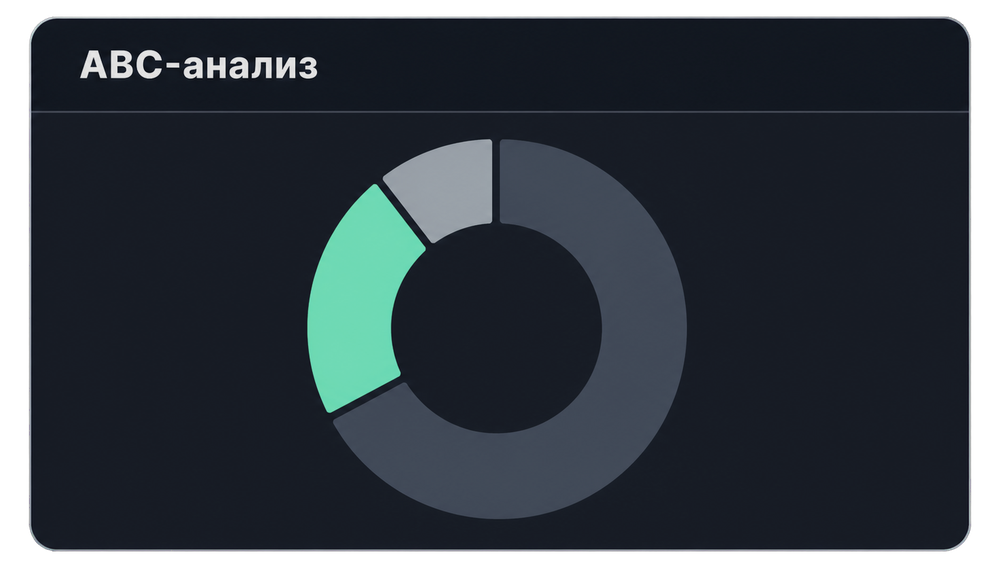
#> input picture archive/landing-v1/assets/hero-v3/cards/01-abc-анализ.png, 1000 x 568 px, shrunk from 1473 x 836 before the run; its folder holds only this picture in this run
$ python bake-card-css-filter.py
#> lines starting #> are read from the running program, lines starting #| are printed output that depends on the picture
#> in bake_png, img is the input picture: PIL image 1000x568 RGBA; mean R, G, B, A 30.9, 38.5, 45.5, 225.6
#!/usr/bin/env python3
"""Запекает CSS filter карточек hero в PNG (saturate → brightness → contrast)."""

from __future__ import annotations

import argparse
from pathlib import Path

import numpy as np
from PIL import Image

# Как в landing-hero-v3.1.css: filter: saturate(0.78) brightness(0.91) contrast(0.98);
SATURATE = 0.78
BRIGHTNESS = 0.91
CONTRAST = 0.98


def apply_css_like_filters(rgb: np.ndarray) -> np.ndarray:
  """Применяет saturate/brightness/contrast близко к CSS Filters (sRGB 0..1)."""
  # saturate: смесь с luma (Rec.709)
  luma = (
    0.2126 * rgb[..., 0] + 0.7152 * rgb[..., 1] + 0.0722 * rgb[..., 2]
  )[..., None]
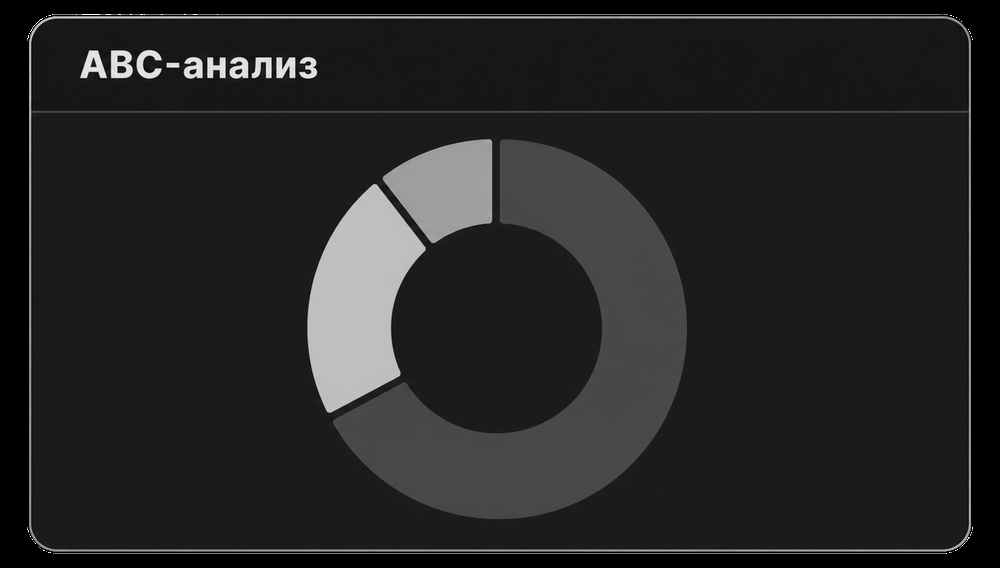
#> luma: shape (568, 1000, 1) float32; min 0, max 1, mean 0.147
  out = luma + (rgb - luma) * SATURATE
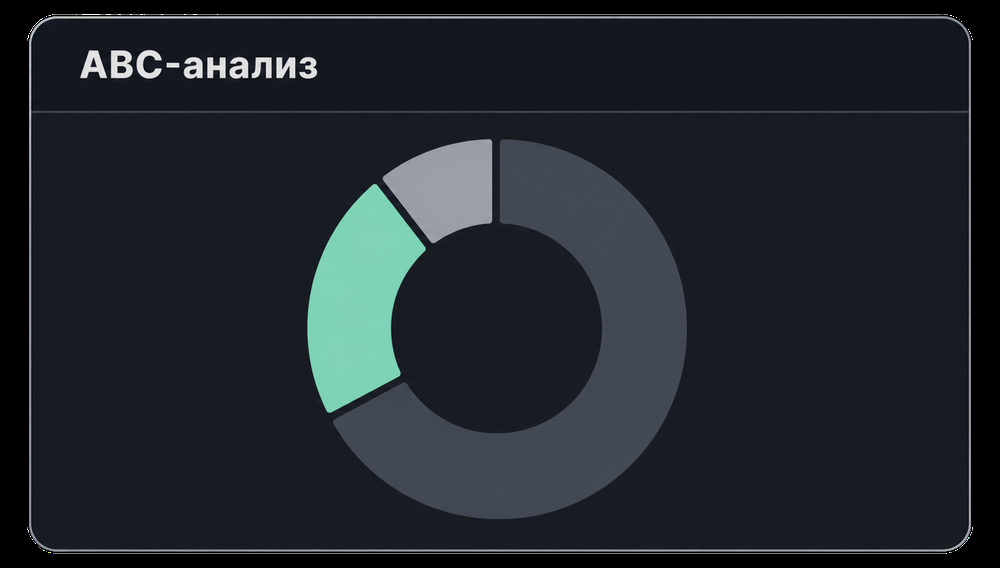
#> out: shape (568, 1000, 3) float32; mean of channels 0, 1, 2 0.127, 0.15, 0.172; drawn as R, G, B

  # brightness: линейный множитель
  out = out * BRIGHTNESS

  # contrast: вокруг 0.5
  out = (out - 0.5) * CONTRAST + 0.5

  return np.clip(out, 0.0, 1.0)


def bake_png(src: Path, dst: Path) -> None:
  """Читает PNG, запекает filter, сохраняет PNG с alpha."""
  img = Image.open(src).convert("RGBA")
  arr = np.asarray(img).astype(np.float32) / 255.0
  rgb = apply_css_like_filters(arr[..., :3])
  out = np.concatenate([rgb, arr[..., 3:4]], axis=-1)
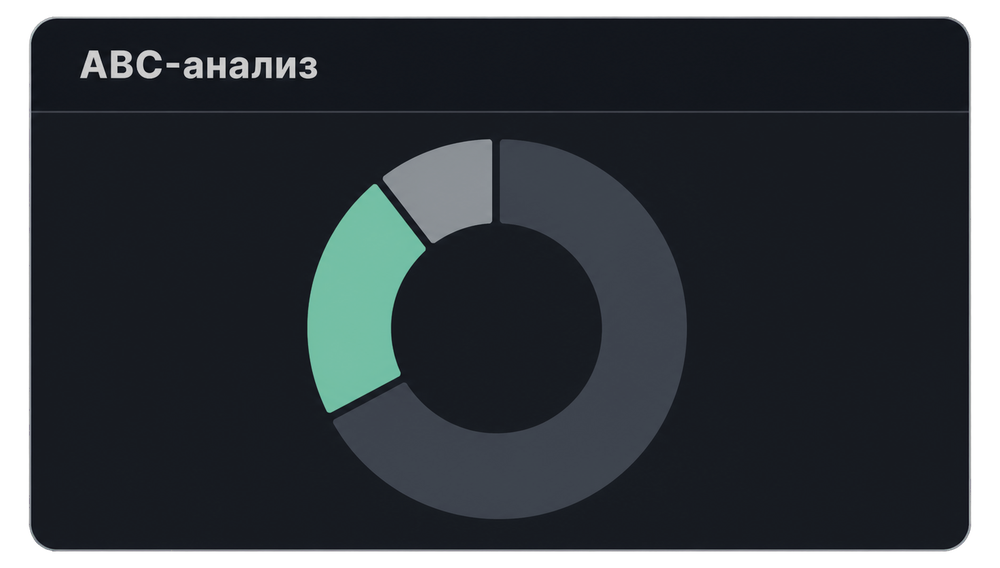
#> out: shape (568, 1000, 4) float32; mean R, G, B, A 0.123, 0.144, 0.163, 0.885; transparent parts drawn white
  baked = Image.fromarray(np.round(out * 255.0).astype(np.uint8), "RGBA")
  dst.parent.mkdir(parents=True, exist_ok=True)
  baked.save(dst, format="PNG", optimize=True)


def main() -> None:
  """Batch: src → dst для всех PNG."""
  parser = argparse.ArgumentParser(description=__doc__)
  parser.add_argument(
    "--src",
    type=Path,
    default=Path("public/assets/hero-v3/cards"),
  )
  parser.add_argument(
    "--dst",
    type=Path,
    # Вне public/: иначе vite/rsync тащат дубликаты на прод
    default=Path("design/orbit-cards/cards-muted"),
  )
  args = parser.parse_args()

  files = sorted(args.src.glob("*.png"))
  if not files:
    raise SystemExit(f"Нет PNG в {args.src}")

  for i, src in enumerate(files, 1):
    dst = args.dst / src.name
    bake_png(src, dst)
    print(f"[{i}/{len(files)}] {src.name}")

  print(f"Готово: {len(files)} → {args.dst}")


if __name__ == "__main__":
  main()

$ run again, on archive/landing-v1/assets/hero-v3/cards/05-отчёт-53.png
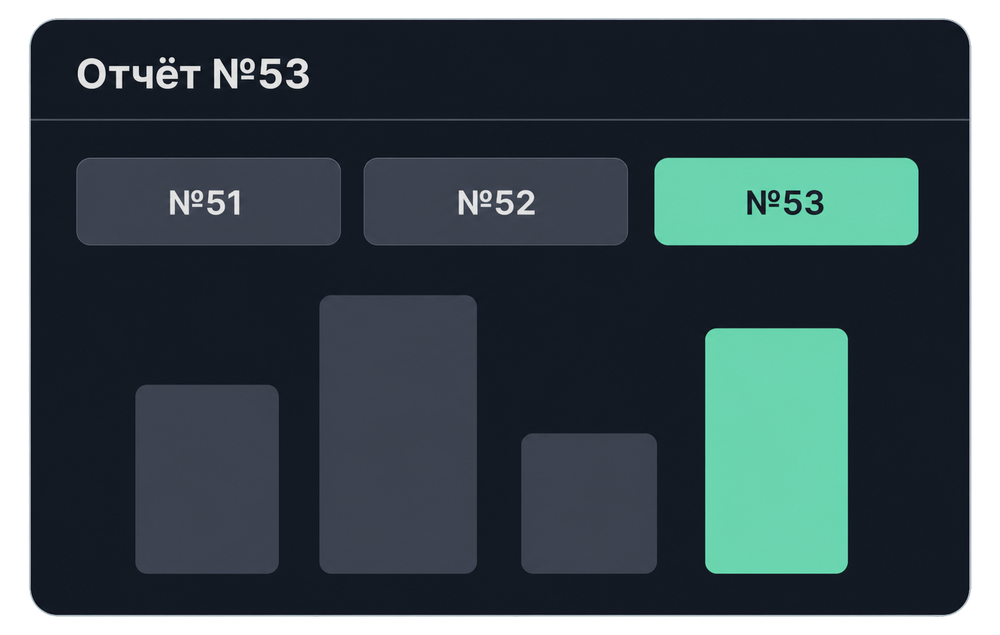
#> input picture archive/landing-v1/assets/hero-v3/cards/05-отчёт-53.png, 1000 x 635 px, shrunk from 1527 x 969 before the run
#> in bake_png, img is the input picture: PIL image 1000x635 RGBA; mean R, G, B, A 37.6, 52.6, 57.3, 226
#> in apply_css_like_filters, `luma = ( 0.2126 * rgb[..., 0] + 0.7152 * rgb[..., 1] + 0.0722 * rgb[....`:
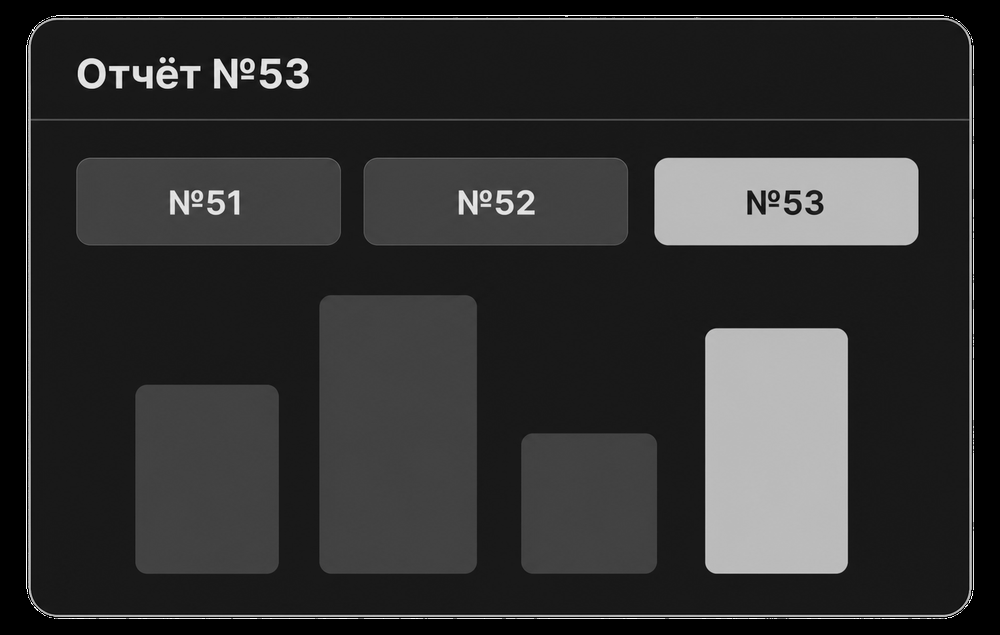
#> luma: shape (635, 1000, 1) float32; min 0, max 1, mean 0.195
#> in bake_png, `out = np.concatenate([rgb, arr[..., 3:4]], axis=-1)`:
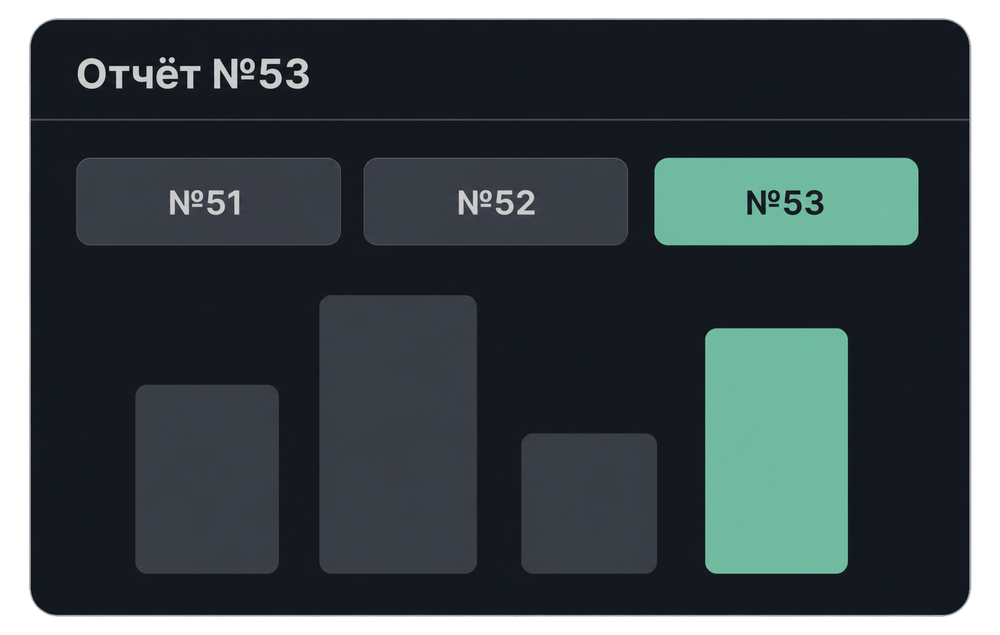
#> out: shape (635, 1000, 4) float32; mean R, G, B, A 0.151, 0.192, 0.205, 0.886; transparent parts drawn white

$ run again, on archive/landing-v1/assets/hero-v3/cards/06-финансы-xls.png
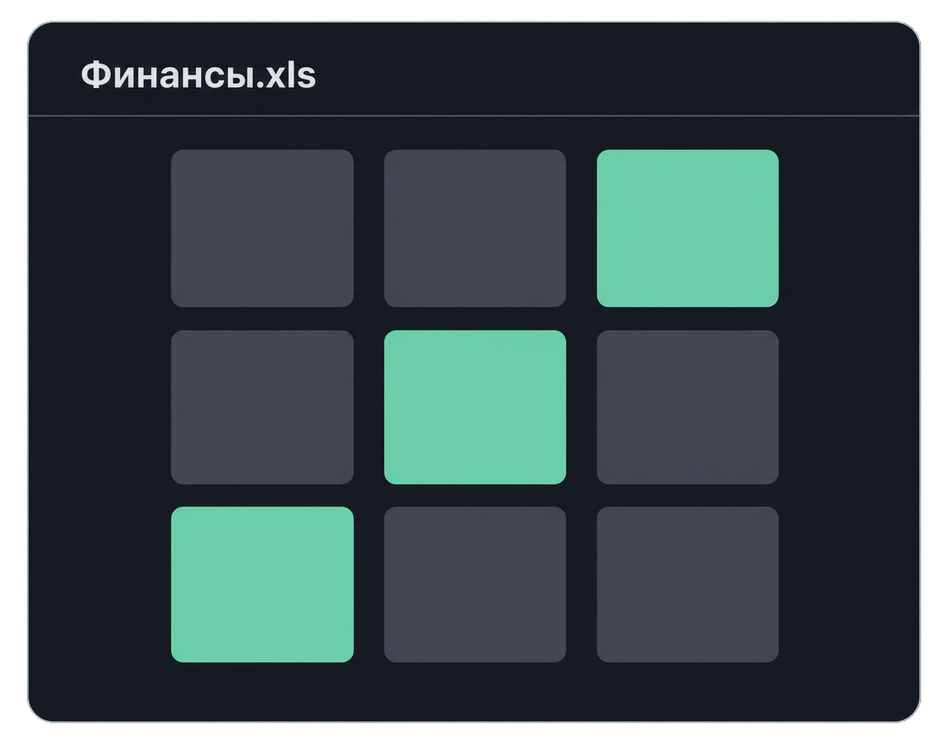
#> input picture archive/landing-v1/assets/hero-v3/cards/06-финансы-xls.png, 948 x 744 px, shrunk from 1268 x 996 before the run
#> in bake_png, img is the input picture: PIL image 948x744 RGBA; mean R, G, B, A 44, 59.3, 61.6, 226.8
#> in apply_css_like_filters, `luma = ( 0.2126 * rgb[..., 0] + 0.7152 * rgb[..., 1] + 0.0722 * rgb[....`:
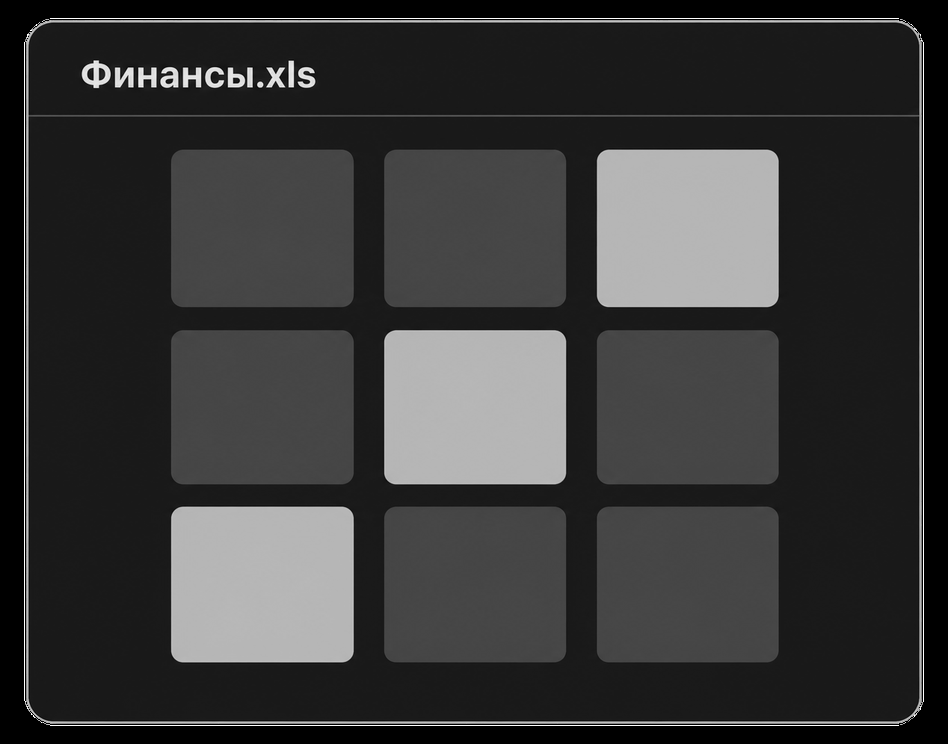
#> luma: shape (744, 948, 1) float32; min 0, max 1, mean 0.22
#> in bake_png, `out = np.concatenate([rgb, arr[..., 3:4]], axis=-1)`:
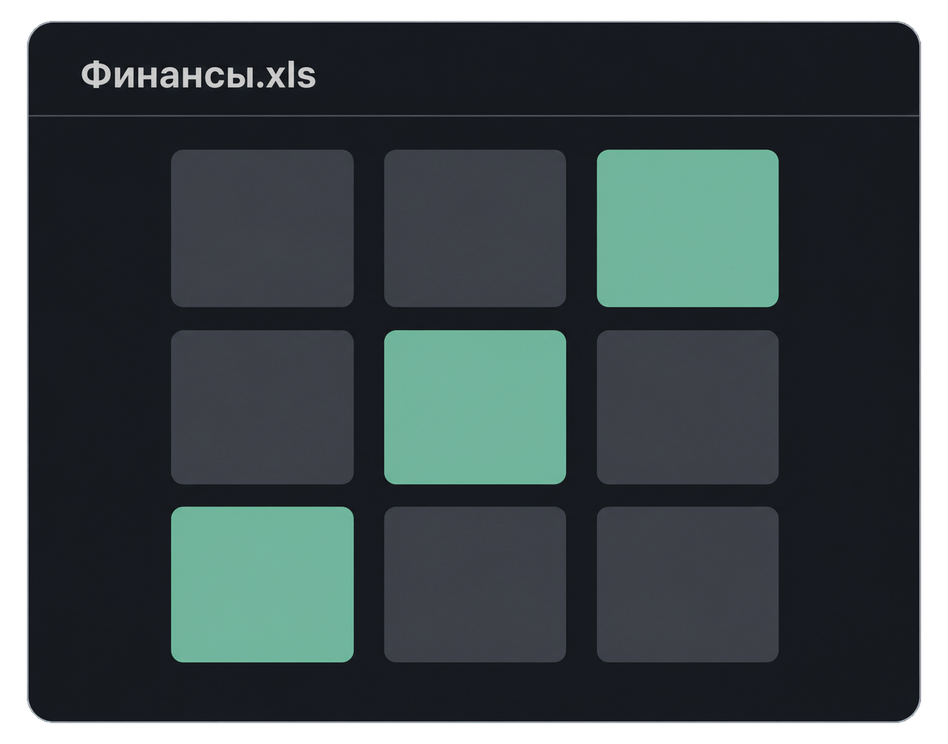
#> out: shape (744, 948, 4) float32; mean R, G, B, A 0.173, 0.215, 0.222, 0.889; transparent parts drawn white

$ run again, on archive/landing-v1/assets/hero-v3/cards/07-отзывы.png
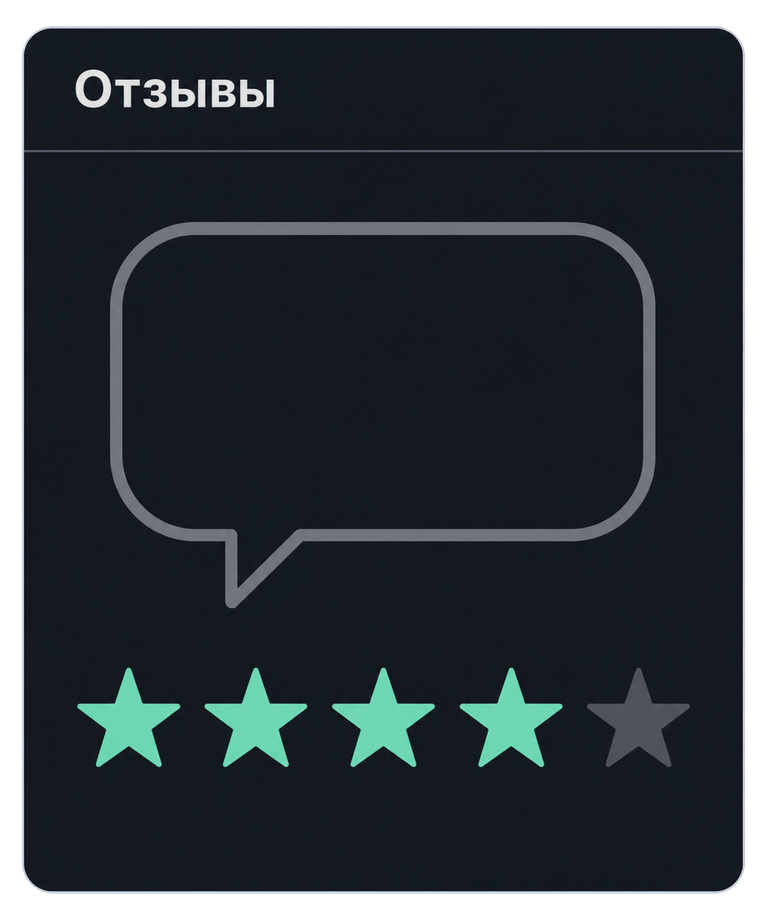
#> input picture archive/landing-v1/assets/hero-v3/cards/07-отзывы.png, 767 x 920 px, shrunk from 1070 x 1284 before the run
#> in bake_png, img is the input picture: PIL image 767x920 RGBA; mean R, G, B, A 26.5, 33.9, 39.1, 226.2
#> in apply_css_like_filters, `luma = ( 0.2126 * rgb[..., 0] + 0.7152 * rgb[..., 1] + 0.0722 * rgb[....`:
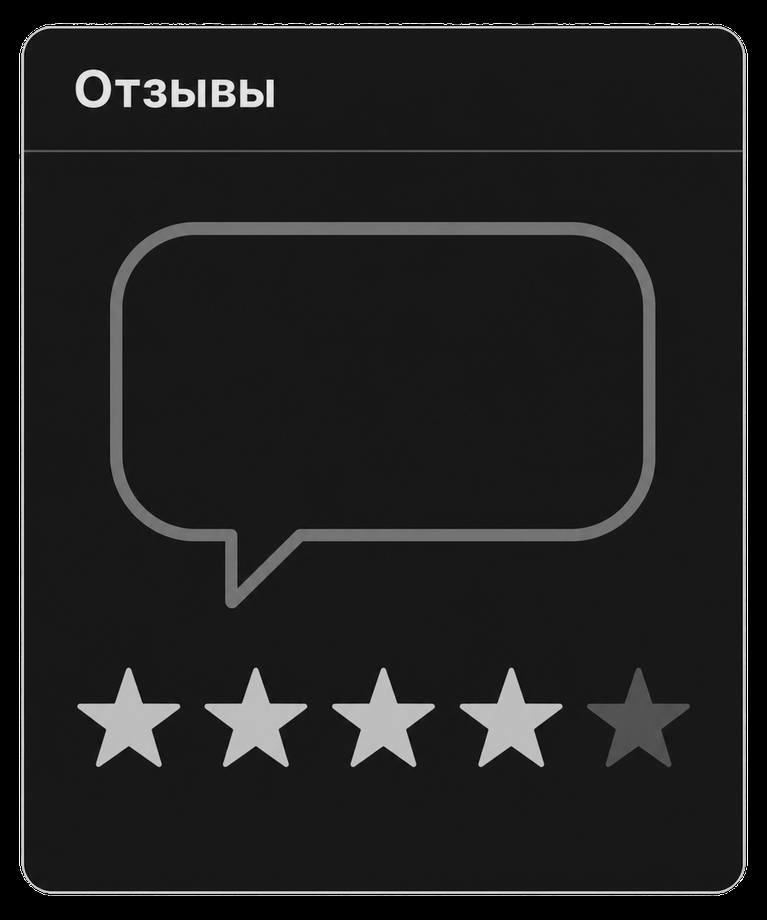
#> luma: shape (920, 767, 1) float32; min 0, max 1, mean 0.128
#> in bake_png, `out = np.concatenate([rgb, arr[..., 3:4]], axis=-1)`:
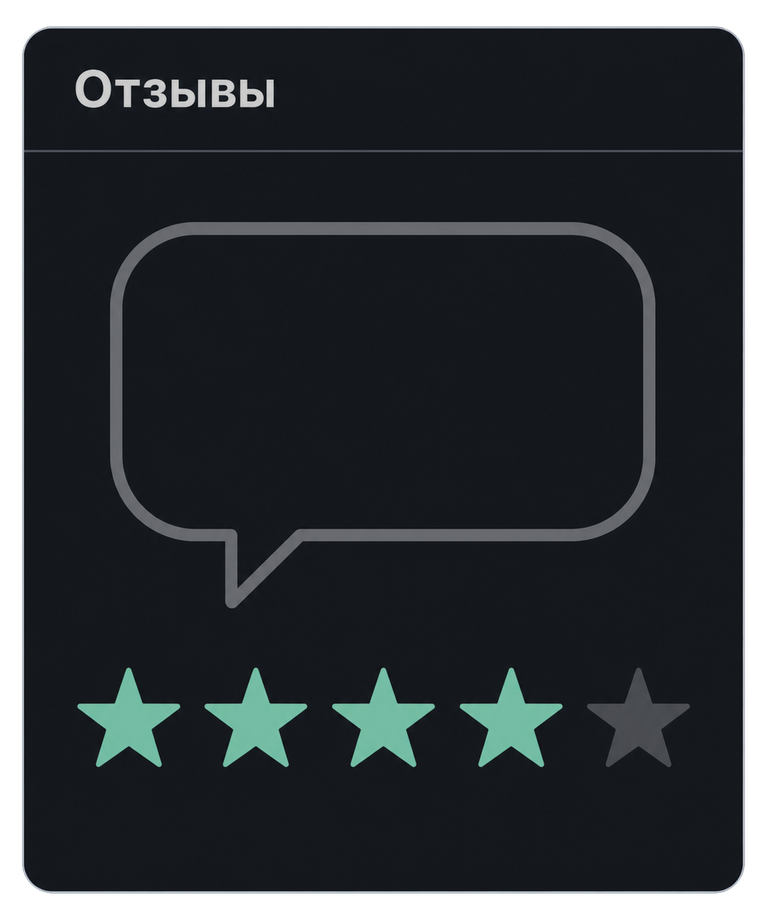
#> out: shape (920, 767, 4) float32; mean R, G, B, A 0.107, 0.128, 0.142, 0.887; transparent parts drawn white
